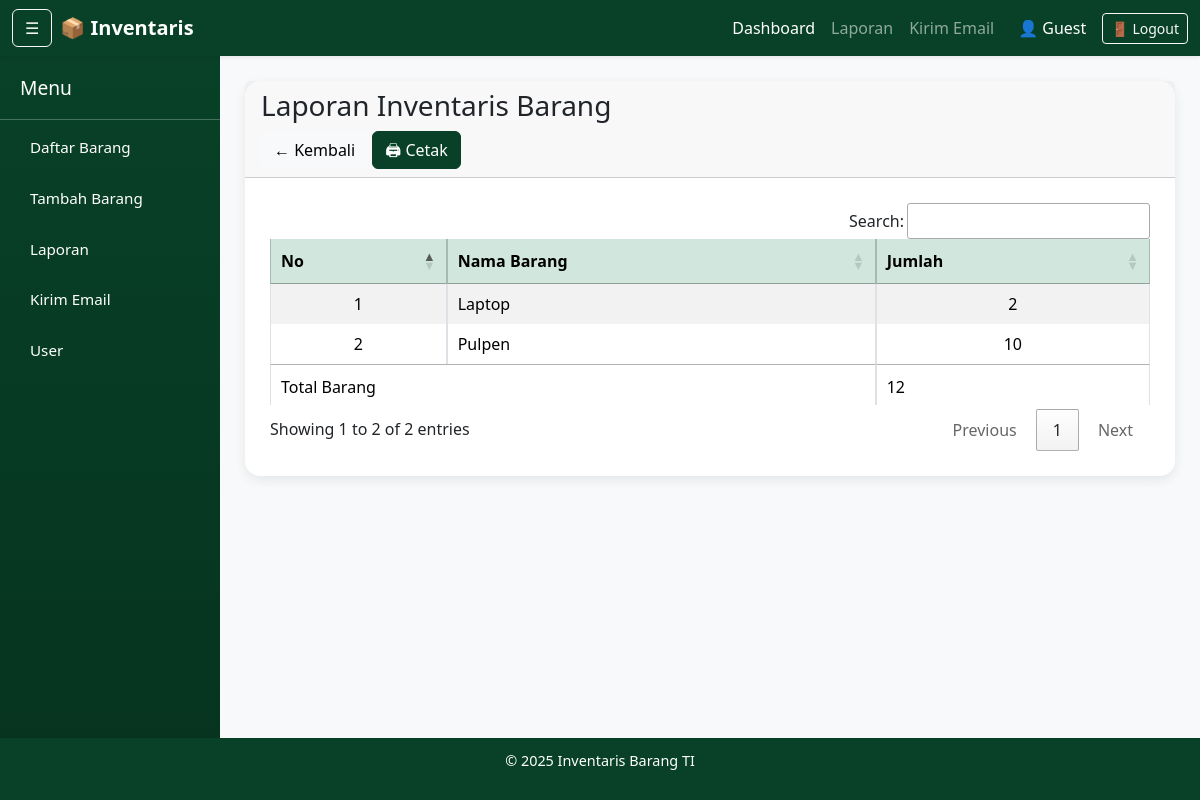
/laporan.php, run on an earlier commit of the app's database.
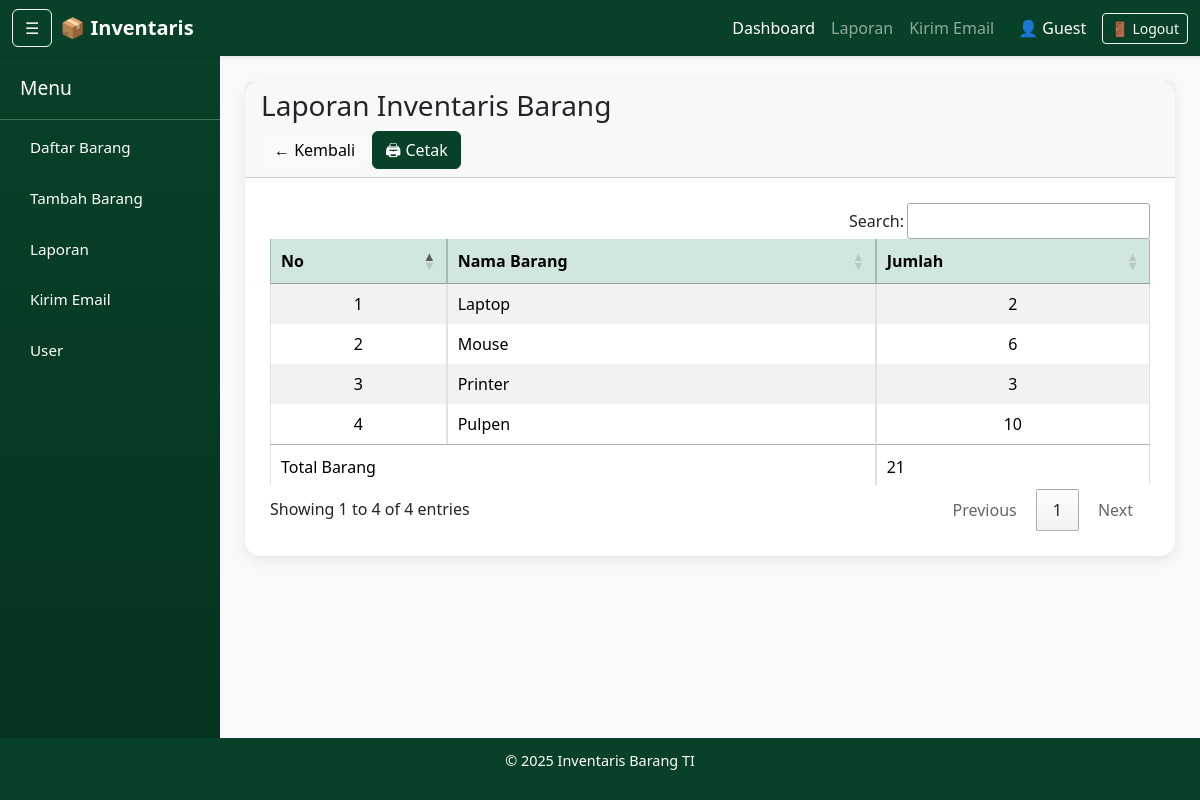
And on a later commit of the database.
### tables this page shows
CREATE TABLE `barang` (
  `id` int(11) NOT NULL,
  `nama_barang` varchar(100) NOT NULL,
  `jumlah` int(11) NOT NULL,
  `foto` varchar(255) DEFAULT NULL
);

### laporan.php (the view)
<?php
include "db_connect.php";
$result = mysqli_query($conn, "SELECT * FROM barang ORDER BY nama_barang ASC");
$total = mysqli_fetch_assoc(mysqli_query($conn, "SELECT SUM(jumlah) as total FROM barang"))['total'];
?>
<?php include "templates/header.php"; ?>
<?php include "templates/navbar.php"; ?>
<?php include "templates/sidebar.php"; ?>
<div class="content">
    <div class="card col-12">
        <div class="card-header">
            <h3>Laporan Inventaris Barang</h3>
            <div class="no-print">
                <a href="index.php" class="btn btn-light">← Kembali</a>
                <button onclick="window.print()" class="btn btn-success">🖨 Cetak</button>
            </div>
        </div>
        <div class="card-body">
            <div class="table-responsive">
                <table class="table table-bordered table-striped align-middle">
                    <thead class="table-success text-center">
                        <tr>
                            <th>No</th>
                            <th>Nama Barang</th>
                            <th>Jumlah</th>
                        </tr>
                    </thead>
                    <tbody>
                        <?php $no = 1;
                        while ($row = mysqli_fetch_assoc($result)) { ?>
                            <tr>
                                <td class="text-center"><?= $no++ ?></td>
                                <td><?= htmlspecialchars($row['nama_barang']) ?></td>
                                <td class="text-center"><?= (int) $row['jumlah'] ?></td>
                            </tr>
                        <?php } ?>
                    </tbody>
                    <tfoot>
                        <tr class="text-center">
                            <td colspan="2">Total Barang</td>
                            <td><?= $total ?></td>
                        </tr>
                    </tfoot>
                </table>
            </div>
        </div>
    </div>
</div>
<?php include "templates/footer.php"; ?>

What changed in the data, as far as the page shows it:
added barang: nama_barang "Mouse", jumlah "6"
added barang: nama_barang "Printer", jumlah "3"
Also different on the page:
text written by a page script: "Search: Showing 1 to 2 of 2 entries Previous 1 Next" → "Search: Showing 1 to 4 of 4 entries Previous 1 Next"
$total: "12" → "21"
